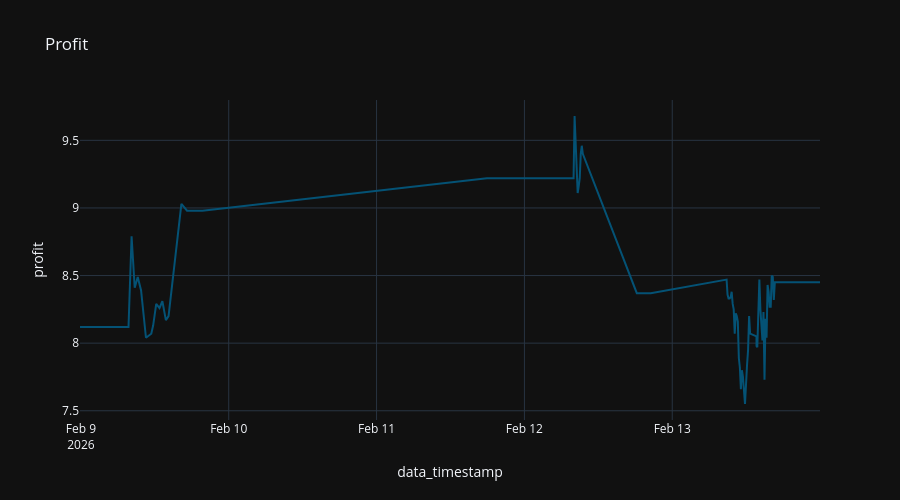

The code cell stored with this chart in its notebook:
### Code cell
x = df[df['ticker'] == asset_ticker][['data_timestamp', 'profit', 'ticker']].sort_values(by="data_timestamp")

fig = px.line (
  x,
  "data_timestamp",
  "profit",
  title="Profit"
#   color_discrete_sequence="Tealgrn_r",
)

fig.update_layout (
  height=500,
)

### Figure 1 — Plotly figure (JSON) as saved in the notebook; plotly's stock layout.template omitted (floating-point values rounded to 4 significant figures; data arrays with more than 128 entries replaced by an {"elided": "..."} marker saying what was removed)
{"data": [{"hovertemplate": "data_timestamp=%{x}<br>profit=%{y}<extra></extra>", "legendgroup": "", "line": {"color": "rgb(4, 82, 117)", "dash": "solid"}, "marker": {"symbol": "circle"}, "mode": "lines", "name": "", "orientation": "v", "showlegend": false, "type": "scatter", "x": {"elided": "238 str values"}, "xaxis": "x", "y": {"elided": "238 float values"}, "yaxis": "y"}], "layout": {"height": 500, "legend": {"tracegroupgap": 0}, "title": {"text": "Profit"}, "xaxis": {"anchor": "y", "domain": [0, 1], "title": {"text": "data_timestamp"}}, "yaxis": {"anchor": "x", "domain": [0, 1], "title": {"text": "profit"}}}}
